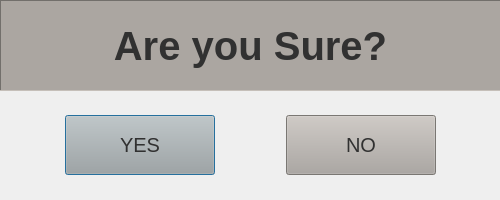
<?xml version="1.0" encoding="UTF-8"?>
<ui version="4.0">
 <class>VerifyPopUp</class>
 <widget class="QDialog" name="VerifyPopUp">
  <property name="geometry">
   <rect>
    <x>0</x>
    <y>0</y>
    <width>500</width>
    <height>200</height>
   </rect>
  </property>
  <property name="windowTitle">
   <string>Dialog</string>
  </property>
  <widget class="QLabel" name="Verify">
   <property name="geometry">
    <rect>
     <x>0</x>
     <y>0</y>
     <width>501</width>
     <height>91</height>
    </rect>
   </property>
   <property name="palette">
    <palette>
     <active>
      <colorrole role="WindowText">
       <brush brushstyle="SolidPattern">
        <color alpha="255">
         <red>49</red>
         <green>49</green>
         <blue>49</blue>
        </color>
       </brush>
      </colorrole>
      <colorrole role="Button">
       <brush brushstyle="SolidPattern">
        <color alpha="255">
         <red>171</red>
         <green>166</green>
         <blue>161</blue>
        </color>
       </brush>
      </colorrole>
      <colorrole role="Text">
       <brush brushstyle="SolidPattern">
        <color alpha="255">
         <red>49</red>
         <green>49</green>
         <blue>49</blue>
        </color>
       </brush>
      </colorrole>
      <colorrole role="BrightText">
       <brush brushstyle="SolidPattern">
        <color alpha="255">
         <red>85</red>
         <green>85</green>
         <blue>127</blue>
        </color>
       </brush>
      </colorrole>
      <colorrole role="ButtonText">
       <brush brushstyle="SolidPattern">
        <color alpha="255">
         <red>49</red>
         <green>49</green>
         <blue>49</blue>
        </color>
       </brush>
      </colorrole>
      <colorrole role="Base">
       <brush brushstyle="SolidPattern">
        <color alpha="255">
         <red>171</red>
         <green>166</green>
         <blue>161</blue>
        </color>
       </brush>
      </colorrole>
      <colorrole role="Window">
       <brush brushstyle="SolidPattern">
        <color alpha="255">
         <red>171</red>
         <green>166</green>
         <blue>161</blue>
        </color>
       </brush>
      </colorrole>
      <colorrole role="Accent">
       <brush brushstyle="SolidPattern">
        <color alpha="255">
         <red>85</red>
         <green>85</green>
         <blue>127</blue>
        </color>
       </brush>
      </colorrole>
     </active>
     <inactive>
      <colorrole role="WindowText">
       <brush brushstyle="SolidPattern">
        <color alpha="255">
         <red>49</red>
         <green>49</green>
         <blue>49</blue>
        </color>
       </brush>
      </colorrole>
      <colorrole role="Button">
       <brush brushstyle="SolidPattern">
        <color alpha="255">
         <red>171</red>
         <green>166</green>
         <blue>161</blue>
        </color>
       </brush>
      </colorrole>
      <colorrole role="Text">
       <brush brushstyle="SolidPattern">
        <color alpha="255">
         <red>49</red>
         <green>49</green>
         <blue>49</blue>
        </color>
       </brush>
      </colorrole>
      <colorrole role="BrightText">
       <brush brushstyle="SolidPattern">
        <color alpha="255">
         <red>85</red>
         <green>85</green>
         <blue>127</blue>
        </color>
       </brush>
      </colorrole>
      <colorrole role="ButtonText">
       <brush brushstyle="SolidPattern">
        <color alpha="255">
         <red>49</red>
         <green>49</green>
         <blue>49</blue>
        </color>
       </brush>
      </colorrole>
      <colorrole role="Base">
       <brush brushstyle="SolidPattern">
        <color alpha="255">
         <red>171</red>
         <green>166</green>
         <blue>161</blue>
        </color>
       </brush>
      </colorrole>
      <colorrole role="Window">
       <brush brushstyle="SolidPattern">
        <color alpha="255">
         <red>171</red>
         <green>166</green>
         <blue>161</blue>
        </color>
       </brush>
      </colorrole>
      <colorrole role="Accent">
       <brush brushstyle="SolidPattern">
        <color alpha="255">
         <red>85</red>
         <green>85</green>
         <blue>127</blue>
        </color>
       </brush>
      </colorrole>
     </inactive>
     <disabled>
      <colorrole role="Button">
       <brush brushstyle="SolidPattern">
        <color alpha="255">
         <red>171</red>
         <green>166</green>
         <blue>161</blue>
        </color>
       </brush>
      </colorrole>
      <colorrole role="BrightText">
       <brush brushstyle="SolidPattern">
        <color alpha="255">
         <red>85</red>
         <green>85</green>
         <blue>127</blue>
        </color>
       </brush>
      </colorrole>
      <colorrole role="Base">
       <brush brushstyle="SolidPattern">
        <color alpha="255">
         <red>171</red>
         <green>166</green>
         <blue>161</blue>
        </color>
       </brush>
      </colorrole>
      <colorrole role="Window">
       <brush brushstyle="SolidPattern">
        <color alpha="255">
         <red>171</red>
         <green>166</green>
         <blue>161</blue>
        </color>
       </brush>
      </colorrole>
      <colorrole role="Accent">
       <brush brushstyle="SolidPattern">
        <color alpha="255">
         <red>85</red>
         <green>85</green>
         <blue>127</blue>
        </color>
       </brush>
      </colorrole>
     </disabled>
    </palette>
   </property>
   <property name="font">
    <font>
     <family>Segoe UI</family>
     <pointsize>30</pointsize>
     <bold>true</bold>
    </font>
   </property>
   <property name="styleSheet">
    <string notr="true">background-color: rgb(171, 166, 161);</string>
   </property>
   <property name="frameShape">
    <enum>QFrame::Panel</enum>
   </property>
   <property name="frameShadow">
    <enum>QFrame::Sunken</enum>
   </property>
   <property name="text">
    <string>Are you Sure?</string>
   </property>
   <property name="alignment">
    <set>Qt::AlignCenter</set>
   </property>
  </widget>
  <widget class="QWidget" name="horizontalLayoutWidget">
   <property name="geometry">
    <rect>
     <x>0</x>
     <y>90</y>
     <width>501</width>
     <height>111</height>
    </rect>
   </property>
   <layout class="QHBoxLayout" name="horizontalLayout">
    <item>
     <spacer name="LEFTSPACER">
      <property name="orientation">
       <enum>Qt::Horizontal</enum>
      </property>
      <property name="sizeHint" stdset="0">
       <size>
        <width>40</width>
        <height>20</height>
       </size>
      </property>
     </spacer>
    </item>
    <item>
     <widget class="QPushButton" name="YES">
      <property name="minimumSize">
       <size>
        <width>150</width>
        <height>60</height>
       </size>
      </property>
      <property name="palette">
       <palette>
        <active>
         <colorrole role="WindowText">
          <brush brushstyle="SolidPattern">
           <color alpha="255">
            <red>49</red>
            <green>49</green>
            <blue>49</blue>
           </color>
          </brush>
         </colorrole>
         <colorrole role="Button">
          <brush brushstyle="SolidPattern">
           <color alpha="255">
            <red>171</red>
            <green>166</green>
            <blue>161</blue>
           </color>
          </brush>
         </colorrole>
         <colorrole role="Text">
          <brush brushstyle="SolidPattern">
           <color alpha="255">
            <red>49</red>
            <green>49</green>
            <blue>49</blue>
           </color>
          </brush>
         </colorrole>
         <colorrole role="BrightText">
          <brush brushstyle="SolidPattern">
           <color alpha="255">
            <red>85</red>
            <green>85</green>
            <blue>127</blue>
           </color>
          </brush>
         </colorrole>
         <colorrole role="ButtonText">
          <brush brushstyle="SolidPattern">
           <color alpha="255">
            <red>49</red>
            <green>49</green>
            <blue>49</blue>
           </color>
          </brush>
         </colorrole>
         <colorrole role="Base">
          <brush brushstyle="SolidPattern">
           <color alpha="255">
            <red>171</red>
            <green>166</green>
            <blue>161</blue>
           </color>
          </brush>
         </colorrole>
         <colorrole role="Window">
          <brush brushstyle="SolidPattern">
           <color alpha="255">
            <red>171</red>
            <green>166</green>
            <blue>161</blue>
           </color>
          </brush>
         </colorrole>
         <colorrole role="Accent">
          <brush brushstyle="SolidPattern">
           <color alpha="255">
            <red>85</red>
            <green>85</green>
            <blue>127</blue>
           </color>
          </brush>
         </colorrole>
        </active>
        <inactive>
         <colorrole role="WindowText">
          <brush brushstyle="SolidPattern">
           <color alpha="255">
            <red>49</red>
            <green>49</green>
            <blue>49</blue>
           </color>
          </brush>
         </colorrole>
         <colorrole role="Button">
          <brush brushstyle="SolidPattern">
           <color alpha="255">
            <red>171</red>
            <green>166</green>
            <blue>161</blue>
           </color>
          </brush>
         </colorrole>
         <colorrole role="Text">
          <brush brushstyle="SolidPattern">
           <color alpha="255">
            <red>49</red>
            <green>49</green>
            <blue>49</blue>
           </color>
          </brush>
         </colorrole>
         <colorrole role="BrightText">
          <brush brushstyle="SolidPattern">
           <color alpha="255">
            <red>85</red>
            <green>85</green>
            <blue>127</blue>
           </color>
          </brush>
         </colorrole>
         <colorrole role="ButtonText">
          <brush brushstyle="SolidPattern">
           <color alpha="255">
            <red>49</red>
            <green>49</green>
            <blue>49</blue>
           </color>
          </brush>
         </colorrole>
         <colorrole role="Base">
          <brush brushstyle="SolidPattern">
           <color alpha="255">
            <red>171</red>
            <green>166</green>
            <blue>161</blue>
           </color>
          </brush>
         </colorrole>
         <colorrole role="Window">
          <brush brushstyle="SolidPattern">
           <color alpha="255">
            <red>171</red>
            <green>166</green>
            <blue>161</blue>
           </color>
          </brush>
         </colorrole>
         <colorrole role="Accent">
          <brush brushstyle="SolidPattern">
           <color alpha="255">
            <red>85</red>
            <green>85</green>
            <blue>127</blue>
           </color>
          </brush>
         </colorrole>
        </inactive>
        <disabled>
         <colorrole role="Button">
          <brush brushstyle="SolidPattern">
           <color alpha="255">
            <red>171</red>
            <green>166</green>
            <blue>161</blue>
           </color>
          </brush>
         </colorrole>
         <colorrole role="BrightText">
          <brush brushstyle="SolidPattern">
           <color alpha="255">
            <red>85</red>
            <green>85</green>
            <blue>127</blue>
           </color>
          </brush>
         </colorrole>
         <colorrole role="Base">
          <brush brushstyle="SolidPattern">
           <color alpha="255">
            <red>171</red>
            <green>166</green>
            <blue>161</blue>
           </color>
          </brush>
         </colorrole>
         <colorrole role="Window">
          <brush brushstyle="SolidPattern">
           <color alpha="255">
            <red>171</red>
            <green>166</green>
            <blue>161</blue>
           </color>
          </brush>
         </colorrole>
         <colorrole role="Accent">
          <brush brushstyle="SolidPattern">
           <color alpha="255">
            <red>85</red>
            <green>85</green>
            <blue>127</blue>
           </color>
          </brush>
         </colorrole>
        </disabled>
       </palette>
      </property>
      <property name="font">
       <font>
        <pointsize>15</pointsize>
       </font>
      </property>
      <property name="cursor">
       <cursorShape>PointingHandCursor</cursorShape>
      </property>
      <property name="styleSheet">
       <string notr="true">background-color: rgb(171, 166, 161);</string>
      </property>
      <property name="text">
       <string>YES</string>
      </property>
     </widget>
    </item>
    <item>
     <spacer name="MIDSPACER">
      <property name="orientation">
       <enum>Qt::Horizontal</enum>
      </property>
      <property name="sizeHint" stdset="0">
       <size>
        <width>40</width>
        <height>20</height>
       </size>
      </property>
     </spacer>
    </item>
    <item>
     <widget class="QPushButton" name="NO">
      <property name="minimumSize">
       <size>
        <width>150</width>
        <height>60</height>
       </size>
      </property>
      <property name="palette">
       <palette>
        <active>
         <colorrole role="WindowText">
          <brush brushstyle="SolidPattern">
           <color alpha="255">
            <red>49</red>
            <green>49</green>
            <blue>49</blue>
           </color>
          </brush>
         </colorrole>
         <colorrole role="Button">
          <brush brushstyle="SolidPattern">
           <color alpha="255">
            <red>171</red>
            <green>166</green>
            <blue>161</blue>
           </color>
          </brush>
         </colorrole>
         <colorrole role="Text">
          <brush brushstyle="SolidPattern">
           <color alpha="255">
            <red>49</red>
            <green>49</green>
            <blue>49</blue>
           </color>
          </brush>
         </colorrole>
         <colorrole role="BrightText">
          <brush brushstyle="SolidPattern">
           <color alpha="255">
            <red>85</red>
            <green>85</green>
            <blue>127</blue>
           </color>
          </brush>
         </colorrole>
         <colorrole role="ButtonText">
          <brush brushstyle="SolidPattern">
           <color alpha="255">
            <red>49</red>
            <green>49</green>
            <blue>49</blue>
           </color>
          </brush>
         </colorrole>
         <colorrole role="Base">
          <brush brushstyle="SolidPattern">
           <color alpha="255">
            <red>171</red>
            <green>166</green>
            <blue>161</blue>
           </color>
          </brush>
         </colorrole>
         <colorrole role="Window">
          <brush brushstyle="SolidPattern">
           <color alpha="255">
            <red>171</red>
            <green>166</green>
            <blue>161</blue>
           </color>
          </brush>
         </colorrole>
         <colorrole role="Accent">
          <brush brushstyle="SolidPattern">
           <color alpha="255">
            <red>85</red>
            <green>85</green>
            <blue>127</blue>
           </color>
          </brush>
         </colorrole>
        </active>
        <inactive>
         <colorrole role="WindowText">
          <brush brushstyle="SolidPattern">
           <color alpha="255">
            <red>49</red>
            <green>49</green>
            <blue>49</blue>
           </color>
          </brush>
         </colorrole>
         <colorrole role="Button">
          <brush brushstyle="SolidPattern">
           <color alpha="255">
            <red>171</red>
            <green>166</green>
            <blue>161</blue>
           </color>
          </brush>
         </colorrole>
         <colorrole role="Text">
          <brush brushstyle="SolidPattern">
           <color alpha="255">
            <red>49</red>
            <green>49</green>
            <blue>49</blue>
           </color>
          </brush>
         </colorrole>
         <colorrole role="BrightText">
          <brush brushstyle="SolidPattern">
           <color alpha="255">
            <red>85</red>
            <green>85</green>
            <blue>127</blue>
           </color>
          </brush>
         </colorrole>
         <colorrole role="ButtonText">
          <brush brushstyle="SolidPattern">
           <color alpha="255">
            <red>49</red>
            <green>49</green>
            <blue>49</blue>
           </color>
          </brush>
         </colorrole>
         <colorrole role="Base">
          <brush brushstyle="SolidPattern">
           <color alpha="255">
            <red>171</red>
            <green>166</green>
            <blue>161</blue>
           </color>
          </brush>
         </colorrole>
         <colorrole role="Window">
          <brush brushstyle="SolidPattern">
           <color alpha="255">
            <red>171</red>
            <green>166</green>
            <blue>161</blue>
           </color>
          </brush>
         </colorrole>
         <colorrole role="Accent">
          <brush brushstyle="SolidPattern">
           <color alpha="255">
            <red>85</red>
            <green>85</green>
            <blue>127</blue>
           </color>
          </brush>
         </colorrole>
        </inactive>
        <disabled>
         <colorrole role="Button">
          <brush brushstyle="SolidPattern">
           <color alpha="255">
            <red>171</red>
            <green>166</green>
            <blue>161</blue>
           </color>
          </brush>
         </colorrole>
         <colorrole role="BrightText">
          <brush brushstyle="SolidPattern">
           <color alpha="255">
            <red>85</red>
            <green>85</green>
            <blue>127</blue>
           </color>
          </brush>
         </colorrole>
         <colorrole role="Base">
          <brush brushstyle="SolidPattern">
           <color alpha="255">
            <red>171</red>
            <green>166</green>
            <blue>161</blue>
           </color>
          </brush>
         </colorrole>
         <colorrole role="Window">
          <brush brushstyle="SolidPattern">
           <color alpha="255">
            <red>171</red>
            <green>166</green>
            <blue>161</blue>
           </color>
          </brush>
         </colorrole>
         <colorrole role="Accent">
          <brush brushstyle="SolidPattern">
           <color alpha="255">
            <red>85</red>
            <green>85</green>
            <blue>127</blue>
           </color>
          </brush>
         </colorrole>
        </disabled>
       </palette>
      </property>
      <property name="font">
       <font>
        <pointsize>15</pointsize>
       </font>
      </property>
      <property name="cursor">
       <cursorShape>PointingHandCursor</cursorShape>
      </property>
      <property name="styleSheet">
       <string notr="true">background-color: rgb(171, 166, 161);</string>
      </property>
      <property name="text">
       <string>NO</string>
      </property>
     </widget>
    </item>
    <item>
     <spacer name="RIGHTSPACCER">
      <property name="orientation">
       <enum>Qt::Horizontal</enum>
      </property>
      <property name="sizeHint" stdset="0">
       <size>
        <width>40</width>
        <height>20</height>
       </size>
      </property>
     </spacer>
    </item>
   </layout>
  </widget>
 </widget>
 <resources/>
 <connections/>
</ui>
